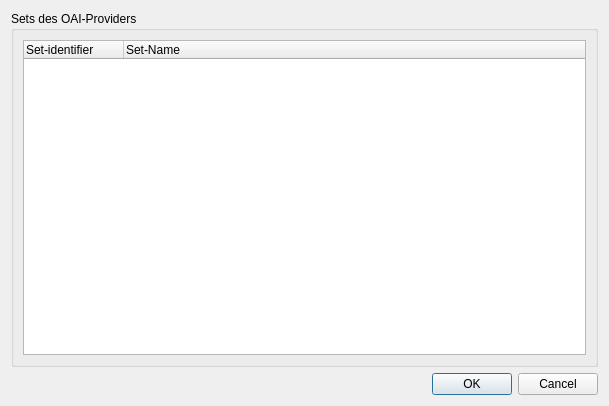
<?xml version="1.0" encoding="UTF-8"?>
<ui version="4.0">
 <class>oaiSetsDialog</class>
 <widget class="QDialog" name="oaiSetsDialog">
  <property name="geometry">
   <rect>
    <x>0</x>
    <y>0</y>
    <width>609</width>
    <height>406</height>
   </rect>
  </property>
  <property name="windowTitle">
   <string>Verfügbare Sets des OAI-Providers</string>
  </property>
  <layout class="QGridLayout" name="gridLayout">
   <item row="0" column="0">
    <widget class="QGroupBox" name="groupBox">
     <property name="title">
      <string>Sets des OAI-Providers</string>
     </property>
     <layout class="QGridLayout" name="gridLayout_2">
      <item row="0" column="0">
       <widget class="QTreeWidget" name="treeWidget">
        <column>
         <property name="text">
          <string>Set-identifier</string>
         </property>
        </column>
        <column>
         <property name="text">
          <string>Set-Name</string>
         </property>
        </column>
       </widget>
      </item>
     </layout>
    </widget>
   </item>
   <item row="1" column="0">
    <widget class="QDialogButtonBox" name="buttonBox">
     <property name="orientation">
      <enum>Qt::Horizontal</enum>
     </property>
     <property name="standardButtons">
      <set>QDialogButtonBox::Cancel|QDialogButtonBox::Ok</set>
     </property>
    </widget>
   </item>
  </layout>
 </widget>
 <resources/>
 <connections>
  <connection>
   <sender>buttonBox</sender>
   <signal>accepted()</signal>
   <receiver>oaiSetsDialog</receiver>
   <slot>accept()</slot>
   <hints>
    <hint type="sourcelabel">
     <x>248</x>
     <y>254</y>
    </hint>
    <hint type="destinationlabel">
     <x>157</x>
     <y>274</y>
    </hint>
   </hints>
  </connection>
  <connection>
   <sender>buttonBox</sender>
   <signal>rejected()</signal>
   <receiver>oaiSetsDialog</receiver>
   <slot>reject()</slot>
   <hints>
    <hint type="sourcelabel">
     <x>316</x>
     <y>260</y>
    </hint>
    <hint type="destinationlabel">
     <x>286</x>
     <y>274</y>
    </hint>
   </hints>
  </connection>
 </connections>
</ui>
